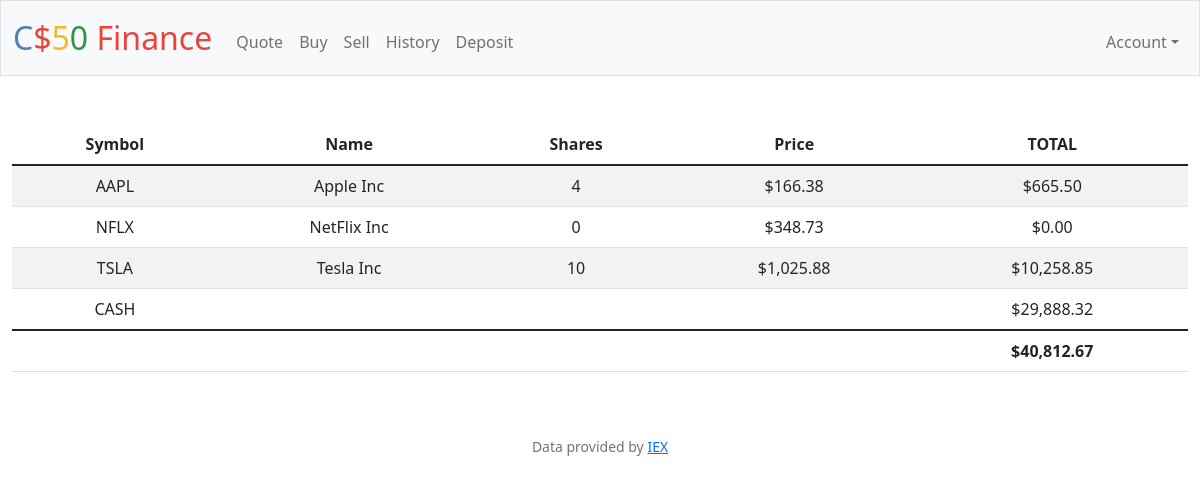
Screenshot of / (signed in) with the database file from the repository.
### tables this page shows
CREATE TABLE transactions
(id INTEGER PRIMARY KEY AUTOINCREMENT,
user_id INTEGER NOT NULL,
name TEXT NOT NULL,
shares INTEGER NOT NULL,
price NUMERIC NOT NULL,
type TEXT NOT NULL,
symbol TEXT NOT NULL,
time TIMESTAMP DEFAULT CURRENT_TIMESTAMP,
FOREIGN KEY(user_id) REFERENCES users(id)
);

CREATE TABLE users (id INTEGER PRIMARY KEY AUTOINCREMENT NOT NULL, username TEXT NOT NULL, hash TEXT NOT NULL, cash NUMERIC NOT NULL DEFAULT 10000.00);

### app.py (the view)
@app.route("/")
@login_required
def index():
    user_id = session["user_id"]
    stocks = db.execute(
        "SELECT symbol, name, price, SUM(shares) as totalShares FROM transactions WHERE user_id = ? GROUP BY symbol", user_id)
    cash = db.execute("SELECT cash FROM users WHERE id = ?", user_id)[
        0]["cash"]
    total = cash
    for stock in stocks:
        total += stock["price"] * stock["totalShares"]
    return render_template("index.html", stocks=stocks, cash=cash, total=total, usd=usd)

### app.py (called while the page is built)
@app.after_request
def after_request(response):
    response.headers["Cache-Control"] = "no-cache, no-store, must-revalidate"
    response.headers["Expires"] = 0
    response.headers["Pragma"] = "no-cache"
    return response

### helpers.py (called while the page is built)
def login_required(f):
    @wraps(f)
    def decorated_function(*args, **kwargs):
        if session.get("user_id") is None:
            return redirect("/login")
        return f(*args, **kwargs)
    return decorated_function

def usd(value):
    return f"${value:,.2f}"

### templates/index.html (shortened to what this page needs)
{% extends "layout.html" %}
{% block main %}
<table class="table table-striped">
    <thead>
        <tr>
            <th scope="col">Symbol</th>
            <th scope="col">Name</th>
            <th scope="col">Shares</th>
            <th scope="col">Price</th>
            <th scope="col">TOTAL</th>
        </tr>
    </thead>
    <tbody>
        {% for stock in stocks %}
            <tr>
                <td>{{ stock["symbol"] }}</td>
                <td>{{ stock["name"] }}</td>
                <td>{{ stock["totalShares"] }}</td>
                <td>{{ usd(stock["price"]) }}</td>
                <td>{{ usd(stock["totalShares"] * stock["price"]) }}</td>
            </tr>
        {% endfor %}
        <tr>
            <td>CASH</td>
            <td colspan="3"></td>
            <td>{{ usd(cash) }}</td>
        </tr>
    </tbody>
    <tfoot>
        <td colspan="4"></td>
        <td>
            <strong>{{ usd(total) }}</strong>
        </td>
    </tfoot>
  </table>
{% endblock %}

### rows the page displays
transactions: symbol "NFLX", name "NetFlix Inc", totalShares "0", price "$348.73", totalShares "$0.00"
transactions: symbol "TSLA", name "Tesla Inc", totalShares "10", price "$1,025.88", totalShares "$10,258.85"
users: cash "$29,888.32"

### other values shown
{{ stock["symbol"] }} "AAPL"
{{ stock["name"] }} "Apple Inc"
{{ stock["totalShares"] }} "4"
{{ usd(stock["price"]) }} "$166.38"
{{ usd(stock["totalShares"] * stock["price"]) }} "$665.50"
{{ usd(total) }} "$40,812.67"
